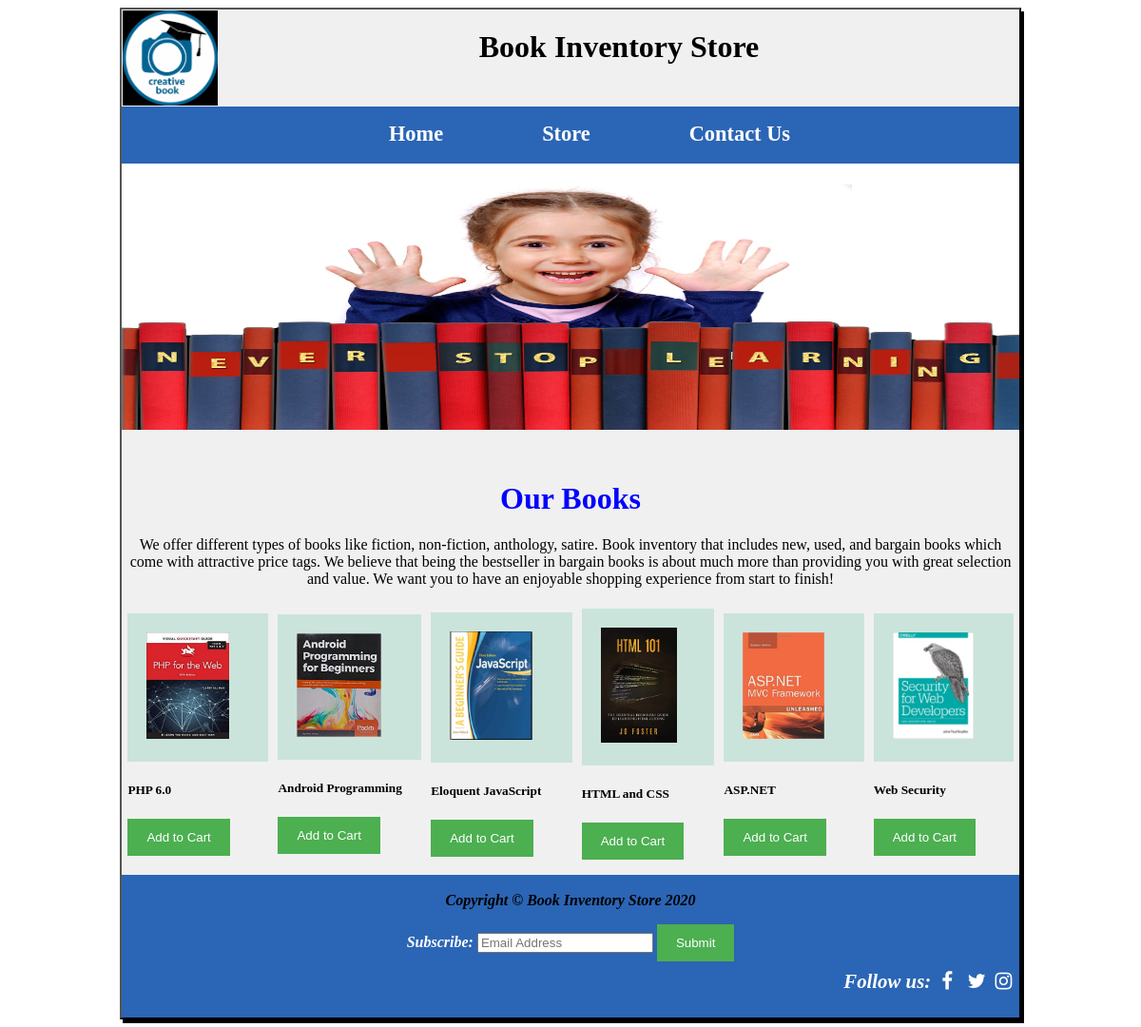
Page /store1.php on the committed database.
### tables this page shows
CREATE TABLE `bookinventory` (
  `bookId` int(10) NOT NULL,
  `bookName` varchar(100) NOT NULL,
  `quantity` int(10) NOT NULL,
  `image` varchar(50) NOT NULL
);

### store1.php (the view, shortened to what this page needs)
<!DOCTYPE html>
<html>
<head>
    <link rel="stylesheet" href="css/style.css">
    <link rel="stylesheet" href="https://cdnjs.cloudflare.com/ajax/libs/font-awesome/4.7.0/css/font-awesome.min.css">
</head>
<div id="wrapper">
    <header>
        <img src="img/5.png" alt="Logo" width="100" height="100">
        <h1>Book Inventory Store</h1>
    </header>
    <nav>
        <ul>
            <li><a href="index.php" class="a">Home</a></li>
            <li><a href="store1.php" class="a">Store</a></li>
            <li><a href="contact.php" class="a">Contact Us</a></li>
        </ul>
    </nav>
    <main>
        <img src="img/store.jpg" width="100%" height="280">
        <h1 class="div_block">Our Books</h1>
         <p class="block_lines">We offer different types of books like fiction, non-fiction, anthology, satire. Book inventory that includes new, used, and bargain books which come with attractive price tags. We believe that being the bestseller in bargain books is about much more than providing you with great selection and value. We want you to have an enjoyable shopping experience from start to finish! </p>
         <div class="row">
        <div class="side">
           <table class="table"><tr>
                <?php
                require ('mysqli_connect.php');
                $query = "SELECT * FROM bookinventory";
                $res = @mysqli_query($dbc,$query);
                if(mysqli_num_rows($res) >0)
                {
                   while($row = mysqli_fetch_assoc($res))
                   {
                       ?>
                    <td>
                        <form method="post" action="store1.php?id=<?php echo $row['bookId']; ?>&quant=<?php echo $row['quantity']; ?>&image=<?php echo $row['image'];?>&productName=<?php echo $row['bookName']; ?>">
                        <div class="fakeimg"><img src="img/<?php echo $row['image']; ?> " width="80%" height="100%"></div>
                        <h5><?php echo $row['bookName']; ?></h5>
                            <input type="submit" value="Add to Cart" class="btnAddAction" />
                        </form>
                    </td>
             <?php
            }
            }
            ?>
               </tr>
            </table>
             </div>
        </div>
    </main>
    <footer>
        <div id="foot">
            <p class="p1">Copyright &copy; Book Inventory Store 2020</p>
            <span>Subscribe:</span> <input type="email" name="email" placeholder="Email Address" />
            <input type="Submit" name="Subscribe Now" />
        </div>
        <div id="sign">
            <span>Follow us:</span><a href="#" class="fa fa-facebook"></a>
            <a href="#" class="fa fa-twitter"></a>
            <a href="#" class="fa fa-instagram"></a>
        </div>
    </footer>
</div>
</html>

### css/style.css (style rules this page uses)
* { box-sizing: border-box; }
#wrapper { width:80%; margin:auto; background-color:#f0f0f0; border:2px solid black; box-shadow: 3px 4px; overflow:hidden; border-style: outset; font-family: cursive; }
header { text-align: center; overflow:hidden; }
header img { float:left; background-color: black; margin:1px; }
nav { width:100%; text-align:center; height:60px; overflow:hidden; background-color:rgba(43,101,181,1); }
nav ul li { width: 149px; box-sizing: border-box; overflow: visible; list-style-type: none; display: inline; }
li .a { padding:50px; color:white; text-decoration: none; font-size:1.4em; font-weight: bold; text-align:center; }
.div_block { text-align: center; margin-top: 50px; color: blue; }
.block_lines { text-align: center; }
.row { display: flex; flex-wrap: wrap; }
.table tr { border-bottom: 1px solid #ddd; }
.table th, .table td { text-align: left; padding:0.25em; }
.fakeimg { background-color: #CAE4DB; width: 100%; padding: 20px; }
input[type=submit] { background-color: #4CAF50; color: white; padding: 12px 20px; border: none; cursor: pointer; }
footer { margin-top:10px; font-style:italic; font-weight: bold; height:150px; padding:2px 0px 9px 0px; display: block; background-color:rgba(43,101,181,1); }
span { color:white; }
#foot { font-size:1em; text-align:center; font-style: italic; }
.fa { padding: 20px; font-size: 30px; text-align: center; text-decoration: none; border-radius: 10%; width: 20px; height:5px; margin-top: 3px; display:block; }
#sign { float:right; padding-bottom: 15px; font-size:1.3em; margin-right: 4px; margin-bottom:5px; display:inline-block; }
.fa-facebook { color: white; padding:5px; margin:6px; padding-bottom:20px; }
.fa-twitter { padding:1px; margin-bottom:6px; color: white; padding-bottom:20px; }
.fa-instagram { padding-left:7px; padding:5px; margin-bottom:6px; margin-right:6px; color: white; padding-bottom:20px; }

### rows in the picture
bookinventory: image (picture), bookName "PHP 6.0"
bookinventory: image (picture), bookName "Android Programming"
bookinventory: image (picture), bookName "Eloquent JavaScript"
bookinventory: image (picture), bookName "HTML and CSS"
bookinventory: image (picture), bookName "ASP.NET"
bookinventory: image (picture), bookName "Web Security"
